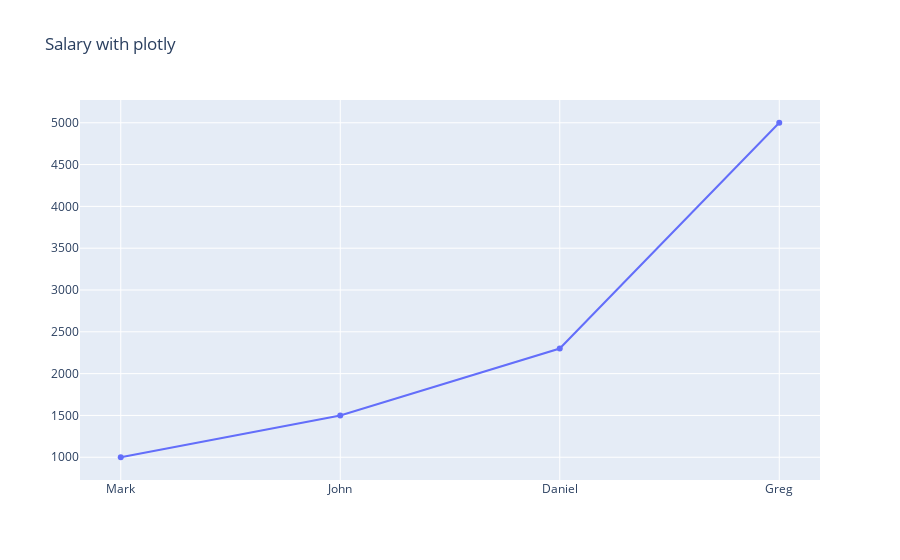

The code cell stored with this chart in its notebook:
### Code cell
import matplotlib.pyplot as plt
import plotly.graph_objects as go

salaries = [("Mark", 1000),("John", 1500),("Daniel", 2300),("Greg", 5000)]
X = ["Mark", "John", "Daniel", "Greg"]
Y = [1000, 1500, 2300, 5000]

data = go.Scatter(x = X, y = Y)
layout = {'title': 'Salary with plotly'}
fig = go.Figure(data, layout)
fig.show()

figure, ax = plt.subplots()
ax.bar(X, Y)
ax.set_xlabel("Employee")
ax.set_ylabel("Salary in zł")

### Figure 1 — Plotly figure (JSON) as saved in the notebook; plotly's stock layout.template omitted (floating-point values rounded to 4 significant figures)
{"data": [{"type": "scatter", "x": ["Mark", "John", "Daniel", "Greg"], "y": [1000, 1500, 2300, 5000]}], "layout": {"title": {"text": "Salary with plotly"}}}
